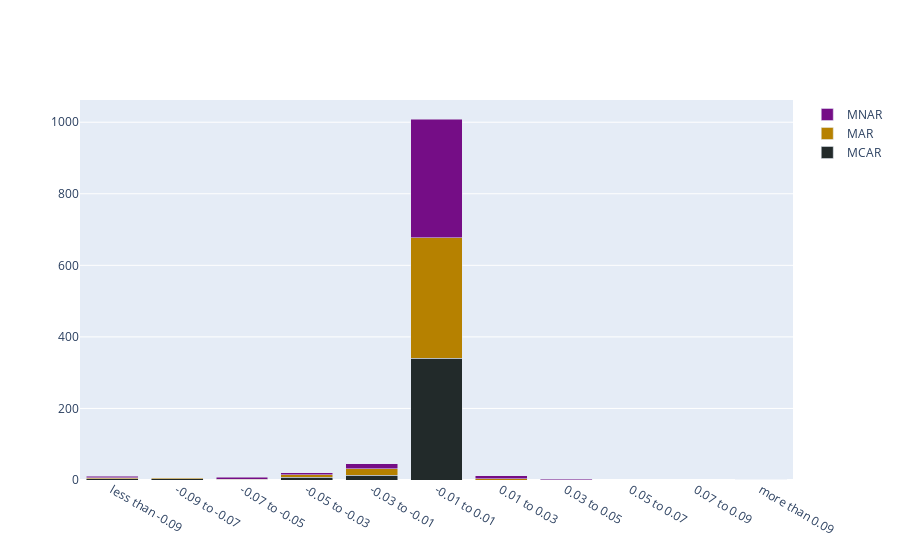

Notebook code cell kept with this figure:
### Code cell
quantiles = ['less than -0.09', '-0.09 to -0.07', '-0.07 to -0.05', '-0.05 to -0.03','-0.03 to -0.01', '-0.01 to 0.01', '0.01 to 0.03', '0.03 to 0.05', '0.05 to 0.07', '0.07 to 0.09', 'more than 0.09']


fig = go.Figure(data=[
    go.Bar(name='MCAR', x=quantiles, y=freq_001, marker_color='#222A2A'),
    go.Bar(name='MAR', x=quantiles, y=freq_01, marker_color='#B68100'),
    go.Bar(name='MNAR', x=quantiles, y=freq_03, marker_color='#750D86'),
])
# Change the bar mode
fig.update_layout(barmode='stack')
fig.show()
fig.write_image("improv_rel_to_av_all_DC_no_av_incl_per_patt.pdf")

### Figure 1 — Plotly figure (JSON) as saved in the notebook; plotly's stock layout.template omitted (floating-point values rounded to 4 significant figures)
{"data": [{"marker": {"color": "#222A2A"}, "name": "MCAR", "type": "bar", "x": ["less than -0.09", "-0.09 to -0.07", "-0.07 to -0.05", "-0.05 to -0.03", "-0.03 to -0.01", "-0.01 to 0.01", "0.01 to 0.03", "0.03 to 0.05", "0.05 to 0.07", "0.07 to 0.09", "more than 0.09"], "y": [3, 4, 1, 8, 13, 341, 0, 0, 0, 0, 0]}, {"marker": {"color": "#B68100"}, "name": "MAR", "type": "bar", "x": ["less than -0.09", "-0.09 to -0.07", "-0.07 to -0.05", "-0.05 to -0.03", "-0.03 to -0.01", "-0.01 to 0.01", "0.01 to 0.03", "0.03 to 0.05", "0.05 to 0.07", "0.07 to 0.09", "more than 0.09"], "y": [4, 2, 1, 6, 19, 336, 3, 0, 0, 0, 0]}, {"marker": {"color": "#750D86"}, "name": "MNAR", "type": "bar", "x": ["less than -0.09", "-0.09 to -0.07", "-0.07 to -0.05", "-0.05 to -0.03", "-0.03 to -0.01", "-0.01 to 0.01", "0.01 to 0.03", "0.03 to 0.05", "0.05 to 0.07", "0.07 to 0.09", "more than 0.09"], "y": [3, 0, 6, 6, 14, 332, 9, 2, 0, 0, 1]}], "layout": {"barmode": "stack"}}
